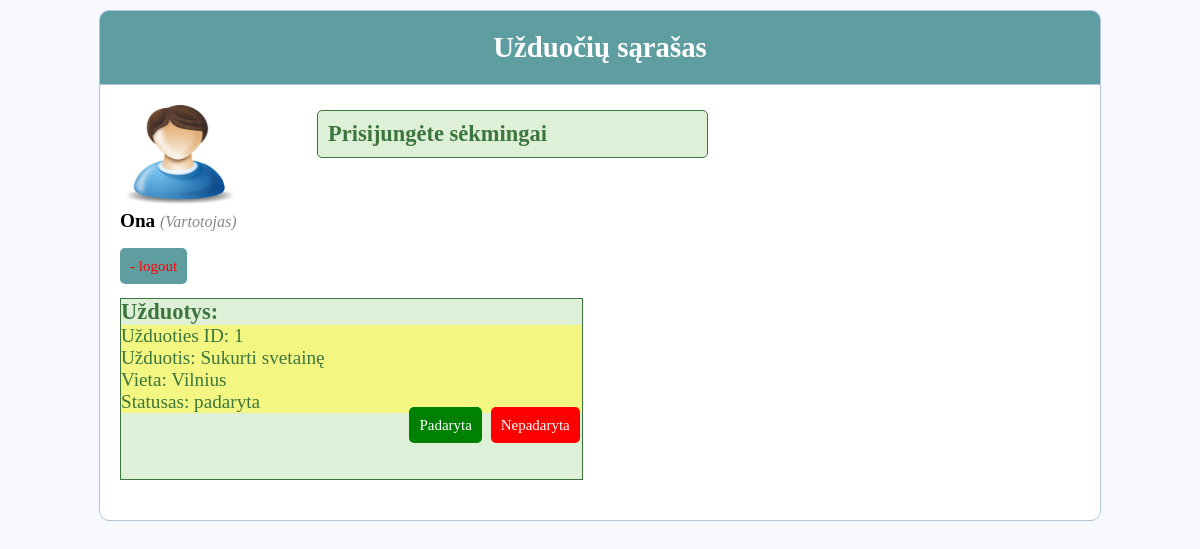
Page /index.php (signed in) on the committed database.
### tables this page shows
CREATE TABLE `tasks` (
  `id` int(11) NOT NULL,
  `taskname` varchar(100) NOT NULL,
  `location` varchar(100) NOT NULL,
  `username` varchar(100) NOT NULL,
  `status` varchar(100) NOT NULL DEFAULT 'nepadaryta'
);

### index.php (the view, shortened to what this page needs)
<?php
include('functions.php');
?>
<!DOCTYPE html>
<html>
<head>
	<link rel="stylesheet" type="text/css" href="style.css">
</head>
<body>
	<div class="header">
		<h2>Užduočių sąrašas</h2>
	</div>
	<div class="content">
		<div class="infoblock">
			<?php if (isset($_SESSION['success'])) : ?>
				<div class="error success" >
					<h3>
					<?php
						echo $_SESSION['success'];
					?>
					</h3>
				</div>
			<?php endif ?>
		</div>
		<div>
			<img class="logo" src="images/user.png" >
			<div>
			<?php  if (isset($_SESSION['user'])) : ?>
				<strong><?php echo $_SESSION['user']['username']; ?></strong>
				<small>
					<i  style="color: #888;">(<?php echo ucfirst($_SESSION['user']['user_type']); ?>)</i>
					<br><br>
					<a href="index.php?logout='1'" class="logout-btn" ">- logout</a>
				</small>
				<br>
			</div>
		<br>
			<div class="success">
				<h3>Užduotys:</h3>
					<?php $newTasks = $db->query("SELECT * FROM tasks");
						$current = $_SESSION['user']['username'];
							if ($newTasks->num_rows != 0) :
								while ($rows = $newTasks->fetch_assoc()) :
									$username = $rows['username'];
									if ($current == $username) :
										$statusas = $rows['status'];
										$taskname = $rows['taskname'];
										$location = $rows['location'];
										$id = $rows['id'];
										 ?>
									<div class="tasks">
										 <?php
										echo "<p>Užduoties ID: $id<br>
											Užduotis: $taskname <br>
											Vieta: $location <br>
											Statusas: $statusas </p>";
					?> 					<div class="floatR">
											<a class="del-btn edit-btn" href="index.php?padaryta=<?php echo $rows['id']?>">Padaryta</a>
											<a class="del-btn" href="index.php?nepadaryta=<?php echo $rows['id']?>">Nepadaryta</a>
										</div>
									</div>
									<br><br><br>
					<?php
									endif;
								endwhile;
							endif;
					?>
			</div>
			<?php endif ?>
		</div>
	</div>
</body>
</html>

### style.css (style rules this page uses)
* { margin: 0px; padding: 0px; }
body { font-size: 120%; background: #F8F8FF; }
.header { width: 80%; margin: 10px auto 0px; color: white; background: #5F9EA0; text-align: center; border: 1px solid #B0C4DE; border-bottom: none; border-radius: 10px 10px 0px 0px; padding: 20px; }
form, .content { width: 80%; margin: 0px auto; padding: 20px; border: 1px solid #B0C4DE; background: white; border-radius: 0px 0px 10px 10px; }
.logout-btn { padding: 10px; font-size: 15px; color: red; background: #5F9EA0; border: none; border-radius: 5px; text-decoration: none; }
.error { width: 92%; margin: 5px 5px; padding: 10px; border: 1px solid #a94442; color: #a94442; background: #f2dede; border-radius: 5px; text-align: left; float: left; }
.tasks { background: #F3F781; }
.success { width: 48%; color: #3c763d; background: #dff0d8; border: 1px solid #3c763d; margin-bottom: 20px; }
.del-btn { padding: 10px; font-size: 15px; color: white; background: #FF0000; border: none; border-radius: 5px; text-decoration: none; margin: 2px 2px; }
.edit-btn { background: green; }
.floatR { position: relative; display: block; float: right; }
.logo { width: 120px; height:100px; }
.infoblock { float: right; width: 80%; }

### rows in the picture
tasks: id "1", taskname "Sukurti svetainę", location "Vilnius", status "padaryta"

### other values in the picture
$_SESSION['success'] "Prisijungėte sėkmingai"
$_SESSION['user']['username'] "Ona"
$_SESSION['user']['user_type'] "Vartotojas"
